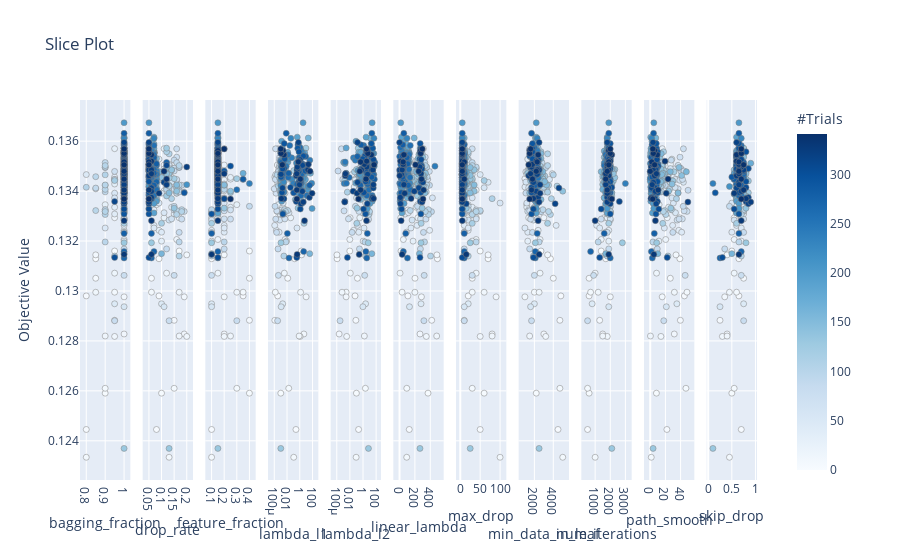

Here is the notebook cell this chart was saved with:
### Code cell
plot_slice(study)

### Figure 1 — Plotly figure (JSON) as saved in the notebook; plotly's stock layout.template omitted (floating-point values rounded to 4 significant figures; data arrays with more than 128 entries replaced by an {"elided": "..."} marker saying what was removed)
{"data": [{"marker": {"color": {"elided": "342 int values"}, "colorbar": {"title": {"text": "#Trials"}, "x": 1, "xpad": 40, "y": 0.5}, "colorscale": [[0, "rgb(247,251,255)"], [0.125, "rgb(222,235,247)"], [0.25, "rgb(198,219,239)"], [0.375, "rgb(158,202,225)"], [0.5, "rgb(107,174,214)"], [0.625, "rgb(66,146,198)"], [0.75, "rgb(33,113,181)"], [0.875, "rgb(8,81,156)"], [1, "rgb(8,48,107)"]], "line": {"color": "Grey", "width": 0.5}, "showscale": true}, "mode": "markers", "showlegend": false, "type": "scatter", "x": {"elided": "342 float values"}, "xaxis": "x", "y": {"elided": "342 float values"}, "yaxis": "y"}, {"marker": {"color": {"elided": "342 int values"}, "colorbar": {"title": {"text": "#Trials"}, "x": 1, "xpad": 40}, "colorscale": [[0, "rgb(247,251,255)"], [0.125, "rgb(222,235,247)"], [0.25, "rgb(198,219,239)"], [0.375, "rgb(158,202,225)"], [0.5, "rgb(107,174,214)"], [0.625, "rgb(66,146,198)"], [0.75, "rgb(33,113,181)"], [0.875, "rgb(8,81,156)"], [1, "rgb(8,48,107)"]], "line": {"color": "Grey", "width": 0.5}, "showscale": false}, "mode": "markers", "showlegend": false, "type": "scatter", "x": {"elided": "342 float values"}, "xaxis": "x2", "y": {"elided": "342 float values"}, "yaxis": "y2"}, {"marker": {"color": {"elided": "342 int values"}, "colorbar": {"title": {"text": "#Trials"}, "x": 1, "xpad": 40}, "colorscale": [[0, "rgb(247,251,255)"], [0.125, "rgb(222,235,247)"], [0.25, "rgb(198,219,239)"], [0.375, "rgb(158,202,225)"], [0.5, "rgb(107,174,214)"], [0.625, "rgb(66,146,198)"], [0.75, "rgb(33,113,181)"], [0.875, "rgb(8,81,156)"], [1, "rgb(8,48,107)"]], "line": {"color": "Grey", "width": 0.5}, "showscale": false}, "mode": "markers", "showlegend": false, "type": "scatter", "x": {"elided": "342 float values"}, "xaxis": "x3", "y": {"elided": "342 float values"}, "yaxis": "y3"}, {"marker": {"color": {"elided": "342 int values"}, "colorbar": {"title": {"text": "#Trials"}, "x": 1, "xpad": 40}, "colorscale": [[0, "rgb(247,251,255)"], [0.125, "rgb(222,235,247)"], [0.25, "rgb(198,219,239)"], [0.375, "rgb(158,202,225)"], [0.5, "rgb(107,174,214)"], [0.625, "rgb(66,146,198)"], [0.75, "rgb(33,113,181)"], [0.875, "rgb(8,81,156)"], [1, "rgb(8,48,107)"]], "line": {"color": "Grey", "width": 0.5}, "showscale": false}, "mode": "markers", "showlegend": false, "type": "scatter", "x": {"elided": "342 float values"}, "xaxis": "x4", "y": {"elided": "342 float values"}, "yaxis": "y4"}, {"marker": {"color": {"elided": "342 int values"}, "colorbar": {"title": {"text": "#Trials"}, "x": 1, "xpad": 40}, "colorscale": [[0, "rgb(247,251,255)"], [0.125, "rgb(222,235,247)"], [0.25, "rgb(198,219,239)"], [0.375, "rgb(158,202,225)"], [0.5, "rgb(107,174,214)"], [0.625, "rgb(66,146,198)"], [0.75, "rgb(33,113,181)"], [0.875, "rgb(8,81,156)"], [1, "rgb(8,48,107)"]], "line": {"color": "Grey", "width": 0.5}, "showscale": false}, "mode": "markers", "showlegend": false, "type": "scatter", "x": {"elided": "342 float values"}, "xaxis": "x5", "y": {"elided": "342 float values"}, "yaxis": "y5"}, {"marker": {"color": {"elided": "342 int values"}, "colorbar": {"title": {"text": "#Trials"}, "x": 1, "xpad": 40}, "colorscale": [[0, "rgb(247,251,255)"], [0.125, "rgb(222,235,247)"], [0.25, "rgb(198,219,239)"], [0.375, "rgb(158,202,225)"], [0.5, "rgb(107,174,214)"], [0.625, "rgb(66,146,198)"], [0.75, "rgb(33,113,181)"], [0.875, "rgb(8,81,156)"], [1, "rgb(8,48,107)"]], "line": {"color": "Grey", "width": 0.5}, "showscale": false}, "mode": "markers", "showlegend": false, "type": "scatter", "x": {"elided": "342 float values"}, "xaxis": "x6", "y": {"elided": "342 float values"}, "yaxis": "y6"}, {"marker": {"color": {"elided": "342 int values"}, "colorbar": {"title": {"text": "#Trials"}, "x": 1, "xpad": 40}, "colorscale": [[0, "rgb(247,251,255)"], [0.125, "rgb(222,235,247)"], [0.25, "rgb(198,219,239)"], [0.375, "rgb(158,202,225)"], [0.5, "rgb(107,174,214)"], [0.625, "rgb(66,146,198)"], [0.75, "rgb(33,113,181)"], [0.875, "rgb(8,81,156)"], [1, "rgb(8,48,107)"]], "line": {"color": "Grey", "width": 0.5}, "showscale": false}, "mode": "markers", "showlegend": false, "type": "scatter", "x": {"elided": "342 int values"}, "xaxis": "x7", "y": {"elided": "342 float values"}, "yaxis": "y7"}, {"marker": {"color": {"elided": "342 int values"}, "colorbar": {"title": {"text": "#Trials"}, "x": 1, "xpad": 40}, "colorscale": [[0, "rgb(247,251,255)"], [0.125, "rgb(222,235,247)"], [0.25, "rgb(198,219,239)"], [0.375, "rgb(158,202,225)"], [0.5, "rgb(107,174,214)"], [0.625, "rgb(66,146,198)"], [0.75, "rgb(33,113,181)"], [0.875, "rgb(8,81,156)"], [1, "rgb(8,48,107)"]], "line": {"color": "Grey", "width": 0.5}, "showscale": false}, "mode": "markers", "showlegend": false, "type": "scatter", "x": {"elided": "342 int values"}, "xaxis": "x8", "y": {"elided": "342 float values"}, "yaxis": "y8"}, {"marker": {"color": {"elided": "342 int values"}, "colorbar": {"title": {"text": "#Trials"}, "x": 1, "xpad": 40}, "colorscale": [[0, "rgb(247,251,255)"], [0.125, "rgb(222,235,247)"], [0.25, "rgb(198,219,239)"], [0.375, "rgb(158,202,225)"], [0.5, "rgb(107,174,214)"], [0.625, "rgb(66,146,198)"], [0.75, "rgb(33,113,181)"], [0.875, "rgb(8,81,156)"], [1, "rgb(8,48,107)"]], "line": {"color": "Grey", "width": 0.5}, "showscale": false}, "mode": "markers", "showlegend": false, "type": "scatter", "x": {"elided": "342 int values"}, "xaxis": "x9", "y": {"elided": "342 float values"}, "yaxis": "y9"}, {"marker": {"color": {"elided": "342 int values"}, "colorbar": {"title": {"text": "#Trials"}, "x": 1, "xpad": 40}, "colorscale": [[0, "rgb(247,251,255)"], [0.125, "rgb(222,235,247)"], [0.25, "rgb(198,219,239)"], [0.375, "rgb(158,202,225)"], [0.5, "rgb(107,174,214)"], [0.625, "rgb(66,146,198)"], [0.75, "rgb(33,113,181)"], [0.875, "rgb(8,81,156)"], [1, "rgb(8,48,107)"]], "line": {"color": "Grey", "width": 0.5}, "showscale": false}, "mode": "markers", "showlegend": false, "type": "scatter", "x": {"elided": "342 float values"}, "xaxis": "x10", "y": {"elided": "342 float values"}, "yaxis": "y10"}, {"marker": {"color": {"elided": "342 int values"}, "colorbar": {"title": {"text": "#Trials"}, "x": 1, "xpad": 40}, "colorscale": [[0, "rgb(247,251,255)"], [0.125, "rgb(222,235,247)"], [0.25, "rgb(198,219,239)"], [0.375, "rgb(158,202,225)"], [0.5, "rgb(107,174,214)"], [0.625, "rgb(66,146,198)"], [0.75, "rgb(33,113,181)"], [0.875, "rgb(8,81,156)"], [1, "rgb(8,48,107)"]], "line": {"color": "Grey", "width": 0.5}, "showscale": false}, "mode": "markers", "showlegend": false, "type": "scatter", "x": {"elided": "342 float values"}, "xaxis": "x11", "y": {"elided": "342 float values"}, "yaxis": "y11"}], "layout": {"autosize": true, "title": {"text": "Slice Plot"}, "xaxis": {"anchor": "y", "autorange": true, "domain": [0, 0.07438], "range": [0.7714, 1.029], "title": {"text": "bagging_fraction"}, "type": "linear"}, "xaxis10": {"anchor": "y10", "autorange": true, "domain": [0.8331, 0.9074], "range": [-7.091, 56.97], "title": {"text": "path_smooth"}, "type": "linear"}, "xaxis11": {"anchor": "y11", "autorange": true, "domain": [0.9256, 1.0], "range": [-0.01429, 1.014], "title": {"text": "skip_drop"}, "type": "linear"}, "xaxis2": {"anchor": "y2", "autorange": true, "domain": [0.09256, 0.1669], "range": [0.02857, 0.2214], "title": {"text": "drop_rate"}, "type": "linear"}, "xaxis3": {"anchor": "y3", "autorange": true, "domain": [0.1851, 0.2595], "range": [0.05714, 0.4429], "title": {"text": "feature_fraction"}, "type": "linear"}, "xaxis4": {"anchor": "y4", "autorange": true, "domain": [0.2777, 0.3521], "range": [-4.845, 2.772], "title": {"text": "lambda_l1"}, "type": "log"}, "xaxis5": {"anchor": "y5", "autorange": true, "domain": [0.3702, 0.4446], "range": [-4.801, 2.612], "title": {"text": "lambda_l2"}, "type": "log"}, "xaxis6": {"anchor": "y6", "autorange": true, "domain": [0.4628, 0.5372], "range": [-69.68, 563.4], "title": {"text": "linear_lambda"}, "type": "linear"}, "xaxis7": {"anchor": "y7", "autorange": true, "domain": [0.5554, 0.6298], "range": [-8.571, 113.6], "title": {"text": "max_drop"}, "type": "linear"}, "xaxis8": {"anchor": "y8", "autorange": true, "domain": [0.6479, 0.7223], "range": [428.6, 5571.0], "title": {"text": "min_data_in_leaf"}, "type": "linear"}, "xaxis9": {"anchor": "y9", "autorange": true, "domain": [0.7405, 0.8149], "range": [142.9, 3357.0], "title": {"text": "num_iterations"}, "type": "linear"}, "yaxis": {"anchor": "x", "autorange": true, "domain": [0, 1], "range": [0.1222, 0.1378], "title": {"text": "Objective Value"}, "type": "linear"}, "yaxis10": {"anchor": "x10", "autorange": true, "domain": [0, 1], "matches": "y", "range": [0.1222, 0.1378], "showticklabels": false, "type": "linear"}, "yaxis11": {"anchor": "x11", "autorange": true, "domain": [0, 1], "matches": "y", "range": [0.1222, 0.1378], "showticklabels": false, "type": "linear"}, "yaxis2": {"anchor": "x2", "autorange": true, "domain": [0, 1], "matches": "y", "range": [0.1222, 0.1378], "showticklabels": false, "type": "linear"}, "yaxis3": {"anchor": "x3", "autorange": true, "domain": [0, 1], "matches": "y", "range": [0.1222, 0.1378], "showticklabels": false, "type": "linear"}, "yaxis4": {"anchor": "x4", "autorange": true, "domain": [0, 1], "matches": "y", "range": [0.1222, 0.1378], "showticklabels": false, "type": "linear"}, "yaxis5": {"anchor": "x5", "autorange": true, "domain": [0, 1], "matches": "y", "range": [0.1222, 0.1378], "showticklabels": false, "type": "linear"}, "yaxis6": {"anchor": "x6", "autorange": true, "domain": [0, 1], "matches": "y", "range": [0.1222, 0.1378], "showticklabels": false, "type": "linear"}, "yaxis7": {"anchor": "x7", "autorange": true, "domain": [0, 1], "matches": "y", "range": [0.1222, 0.1378], "showticklabels": false, "type": "linear"}, "yaxis8": {"anchor": "x8", "autorange": true, "domain": [0, 1], "matches": "y", "range": [0.1222, 0.1378], "showticklabels": false, "type": "linear"}, "yaxis9": {"anchor": "x9", "autorange": true, "domain": [0, 1], "matches": "y", "range": [0.1222, 0.1378], "showticklabels": false, "type": "linear"}}}
